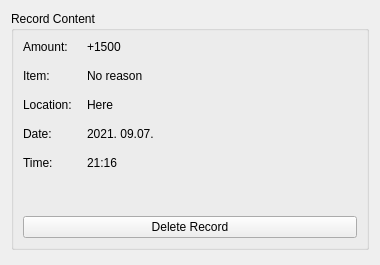
<?xml version="1.0" encoding="UTF-8"?>
<ui version="4.0">
 <class>RecordContentWidget</class>
 <widget class="QWidget" name="RecordContentWidget">
  <property name="geometry">
   <rect>
    <x>0</x>
    <y>0</y>
    <width>380</width>
    <height>265</height>
   </rect>
  </property>
  <property name="minimumSize">
   <size>
    <width>380</width>
    <height>0</height>
   </size>
  </property>
  <property name="maximumSize">
   <size>
    <width>380</width>
    <height>16777215</height>
   </size>
  </property>
  <property name="windowTitle">
   <string>Form</string>
  </property>
  <layout class="QGridLayout" name="gridLayout_2">
   <item row="0" column="0">
    <widget class="QGroupBox" name="groupBox">
     <property name="title">
      <string>Record Content</string>
     </property>
     <property name="flat">
      <bool>true</bool>
     </property>
     <layout class="QGridLayout" name="gridLayout">
      <item row="0" column="0">
       <layout class="QFormLayout" name="formLayout">
        <property name="horizontalSpacing">
         <number>15</number>
        </property>
        <property name="verticalSpacing">
         <number>15</number>
        </property>
        <item row="0" column="0">
         <widget class="QLabel" name="label">
          <property name="text">
           <string>Amount:</string>
          </property>
         </widget>
        </item>
        <item row="0" column="1">
         <widget class="QLabel" name="m_amount_lbl">
          <property name="text">
           <string>+1500</string>
          </property>
         </widget>
        </item>
        <item row="1" column="0">
         <widget class="QLabel" name="label_2">
          <property name="text">
           <string>Item:</string>
          </property>
         </widget>
        </item>
        <item row="1" column="1">
         <widget class="QLabel" name="m_item_lbl">
          <property name="text">
           <string>No reason</string>
          </property>
         </widget>
        </item>
        <item row="2" column="0">
         <widget class="QLabel" name="label_3">
          <property name="text">
           <string>Location:</string>
          </property>
         </widget>
        </item>
        <item row="2" column="1">
         <widget class="QLabel" name="m_location_lbl">
          <property name="text">
           <string>Here</string>
          </property>
         </widget>
        </item>
        <item row="3" column="0">
         <widget class="QLabel" name="label_4">
          <property name="text">
           <string>Date:</string>
          </property>
         </widget>
        </item>
        <item row="3" column="1">
         <widget class="QLabel" name="m_date_lbl">
          <property name="text">
           <string>2021. 09.07.</string>
          </property>
         </widget>
        </item>
        <item row="4" column="0">
         <widget class="QLabel" name="label_5">
          <property name="text">
           <string>Time:</string>
          </property>
         </widget>
        </item>
        <item row="4" column="1">
         <widget class="QLabel" name="m_time_lbl">
          <property name="text">
           <string>21:16</string>
          </property>
         </widget>
        </item>
       </layout>
      </item>
      <item row="2" column="0">
       <widget class="QPushButton" name="m_deleteRecord_btn">
        <property name="text">
         <string>Delete Record</string>
        </property>
        <property name="type" stdset="0">
         <string>redButton</string>
        </property>
       </widget>
      </item>
      <item row="1" column="0">
       <spacer name="verticalSpacer_2">
        <property name="orientation">
         <enum>Qt::Vertical</enum>
        </property>
        <property name="sizeType">
         <enum>QSizePolicy::Fixed</enum>
        </property>
        <property name="sizeHint" stdset="0">
         <size>
          <width>20</width>
          <height>40</height>
         </size>
        </property>
       </spacer>
      </item>
     </layout>
    </widget>
   </item>
   <item row="1" column="0">
    <spacer name="verticalSpacer">
     <property name="orientation">
      <enum>Qt::Vertical</enum>
     </property>
     <property name="sizeHint" stdset="0">
      <size>
       <width>20</width>
       <height>40</height>
      </size>
     </property>
    </spacer>
   </item>
  </layout>
 </widget>
 <resources/>
 <connections/>
</ui>
